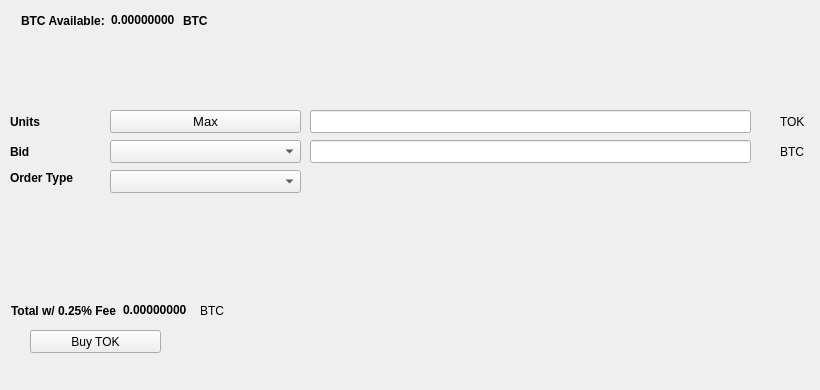
   <widget class="QWidget" name="BuyTab">
    <attribute name="title">
     <string>Buy</string>
    </attribute>
    <widget class="QPushButton" name="BuyTOK">
     <property name="geometry">
      <rect>
       <x>30</x>
       <y>330</y>
       <width>131</width>
       <height>23</height>
      </rect>
     </property>
     <property name="text">
      <string>Buy TOK</string>
     </property>
     <property name="icon">
      <iconset resource="../tokugawa.qrc">
       <normaloff>:/icons/bitcoin</normaloff>:/icons/bitcoin</iconset>
     </property>
    </widget>
    <widget class="QLabel" name="label_3">
     <property name="geometry">
      <rect>
       <x>10</x>
       <y>110</y>
       <width>46</width>
       <height>23</height>
      </rect>
     </property>
     <property name="font">
      <font>
       <weight>75</weight>
       <bold>true</bold>
      </font>
     </property>
     <property name="text">
      <string>Units</string>
     </property>
    </widget>
    <widget class="QLineEdit" name="UnitsInput">
     <property name="geometry">
      <rect>
       <x>310</x>
       <y>110</y>
       <width>441</width>
       <height>23</height>
      </rect>
     </property>
     <property name="font">
      <font>
       <pointsize>9</pointsize>
       <weight>75</weight>
       <bold>true</bold>
      </font>
     </property>
    </widget>
    <widget class="QLineEdit" name="BuyBidPriceEdit">
     <property name="geometry">
      <rect>
       <x>310</x>
       <y>140</y>
       <width>441</width>
       <height>23</height>
      </rect>
     </property>
     <property name="font">
      <font>
       <pointsize>9</pointsize>
       <weight>75</weight>
       <bold>true</bold>
      </font>
     </property>
    </widget>
    <widget class="QLabel" name="label_4">
     <property name="geometry">
      <rect>
       <x>780</x>
       <y>110</y>
       <width>31</width>
       <height>23</height>
      </rect>
     </property>
     <property name="text">
      <string>TOK</string>
     </property>
    </widget>
    <widget class="QLabel" name="label_5">
     <property name="geometry">
      <rect>
       <x>780</x>
       <y>140</y>
       <width>31</width>
       <height>23</height>
      </rect>
     </property>
     <property name="text">
      <string>BTC</string>
     </property>
    </widget>
    <widget class="QLabel" name="label_6">
     <property name="geometry">
      <rect>
       <x>10</x>
       <y>140</y>
       <width>46</width>
       <height>23</height>
      </rect>
     </property>
     <property name="font">
      <font>
       <weight>75</weight>
       <bold>true</bold>
      </font>
     </property>
     <property name="text">
      <string>Bid</string>
     </property>
    </widget>
    <widget class="QLabel" name="label_7">
     <property name="geometry">
      <rect>
       <x>10</x>
       <y>170</y>
       <width>91</width>
       <height>16</height>
      </rect>
     </property>
     <property name="font">
      <font>
       <weight>75</weight>
       <bold>true</bold>
      </font>
     </property>
     <property name="text">
      <string>Order Type</string>
     </property>
    </widget>
    <widget class="QPushButton" name="Buy_Max_Amount">
     <property name="geometry">
      <rect>
       <x>110</x>
       <y>110</y>
       <width>191</width>
       <height>23</height>
      </rect>
     </property>
     <property name="font">
      <font>
       <pointsize>10</pointsize>
      </font>
     </property>
     <property name="text">
      <string>Max</string>
     </property>
    </widget>
    <widget class="QComboBox" name="BuyBidcomboBox">
     <property name="geometry">
      <rect>
       <x>110</x>
       <y>140</y>
       <width>191</width>
       <height>23</height>
      </rect>
     </property>
     <property name="font">
      <font>
       <pointsize>10</pointsize>
      </font>
     </property>
    </widget>
    <widget class="QComboBox" name="buyOrdertypeCombo">
     <property name="geometry">
      <rect>
       <x>110</x>
       <y>170</y>
       <width>191</width>
       <height>23</height>
      </rect>
     </property>
     <property name="font">
      <font>
       <pointsize>10</pointsize>
      </font>
     </property>
    </widget>
    <widget class="QWidget" name="layoutWidget1">
     <property name="geometry">
      <rect>
       <x>21</x>
       <y>11</y>
       <width>227</width>
       <height>19</height>
      </rect>
     </property>
     <layout class="QHBoxLayout" name="horizontalLayout_3">
      <item>
       <widget class="QLabel" name="label232">
        <property name="font">
         <font>
          <weight>75</weight>
          <bold>true</bold>
         </font>
        </property>
        <property name="text">
         <string>BTC Available:</string>
        </property>
       </widget>
      </item>
      <item>
       <widget class="QLabel" name="BtcAvailableLbl">
        <property name="palette">
         <palette>
          <active>
           <colorrole role="WindowText">
            <brush brushstyle="SolidPattern">
             <color alpha="255">
              <red>0</red>
              <green>0</green>
              <blue>0</blue>
             </color>
            </brush>
           </colorrole>
           <colorrole role="Button">
            <brush brushstyle="SolidPattern">
             <color alpha="255">
              <red>0</red>
              <green>170</green>
              <blue>0</blue>
             </color>
            </brush>
           </colorrole>
           <colorrole role="Light">
            <brush brushstyle="SolidPattern">
             <color alpha="255">
              <red>0</red>
              <green>255</green>
              <blue>0</blue>
             </color>
            </brush>
           </colorrole>
           <colorrole role="Midlight">
            <brush brushstyle="SolidPattern">
             <color alpha="255">
              <red>0</red>
              <green>212</green>
              <blue>0</blue>
             </color>
            </brush>
           </colorrole>
           <colorrole role="Dark">
            <brush brushstyle="SolidPattern">
             <color alpha="255">
              <red>0</red>
              <green>85</green>
              <blue>0</blue>
             </color>
            </brush>
           </colorrole>
           <colorrole role="Mid">
            <brush brushstyle="SolidPattern">
             <color alpha="255">
              <red>0</red>
              <green>113</green>
              <blue>0</blue>
             </color>
            </brush>
           </colorrole>
           <colorrole role="Text">
            <brush brushstyle="SolidPattern">
             <color alpha="255">
              <red>0</red>
              <green>170</green>
              <blue>0</blue>
             </color>
            </brush>
           </colorrole>
           <colorrole role="BrightText">
            <brush brushstyle="SolidPattern">
             <color alpha="255">
              <red>255</red>
              <green>255</green>
              <blue>255</blue>
             </color>
            </brush>
           </colorrole>
           <colorrole role="ButtonText">
            <brush brushstyle="SolidPattern">
             <color alpha="255">
              <red>0</red>
              <green>0</green>
              <blue>0</blue>
             </color>
            </brush>
           </colorrole>
           <colorrole role="Base">
            <brush brushstyle="SolidPattern">
             <color alpha="255">
              <red>255</red>
              <green>255</green>
              <blue>255</blue>
             </color>
            </brush>
           </colorrole>
           <colorrole role="Window">
            <brush brushstyle="SolidPattern">
             <color alpha="255">
              <red>0</red>
              <green>170</green>
              <blue>0</blue>
             </color>
            </brush>
           </colorrole>
           <colorrole role="Shadow">
            <brush brushstyle="SolidPattern">
             <color alpha="255">
              <red>0</red>
              <green>0</green>
              <blue>0</blue>
             </color>
            </brush>
           </colorrole>
           <colorrole role="AlternateBase">
            <brush brushstyle="SolidPattern">
             <color alpha="255">
              <red>127</red>
              <green>212</green>
              <blue>127</blue>
             </color>
            </brush>
           </colorrole>
           <colorrole role="ToolTipBase">
            <brush brushstyle="SolidPattern">
             <color alpha="255">
              <red>255</red>
              <green>255</green>
              <blue>220</blue>
             </color>
            </brush>
           </colorrole>
           <colorrole role="ToolTipText">
            <brush brushstyle="SolidPattern">
             <color alpha="255">
              <red>0</red>
              <green>0</green>
              <blue>0</blue>
             </color>
            </brush>
           </colorrole>
          </active>
          <inactive>
           <colorrole role="WindowText">
            <brush brushstyle="SolidPattern">
             <color alpha="255">
              <red>0</red>
              <green>0</green>
              <blue>0</blue>
             </color>
            </brush>
           </colorrole>
           <colorrole role="Button">
            <brush brushstyle="SolidPattern">
             <color alpha="255">
              <red>0</red>
              <green>170</green>
              <blue>0</blue>
             </color>
            </brush>
           </colorrole>
           <colorrole role="Light">
            <brush brushstyle="SolidPattern">
             <color alpha="255">
              <red>0</red>
              <green>255</green>
              <blue>0</blue>
             </color>
            </brush>
           </colorrole>
           <colorrole role="Midlight">
            <brush brushstyle="SolidPattern">
             <color alpha="255">
              <red>0</red>
              <green>212</green>
              <blue>0</blue>
             </color>
            </brush>
           </colorrole>
           <colorrole role="Dark">
            <brush brushstyle="SolidPattern">
             <color alpha="255">
              <red>0</red>
              <green>85</green>
              <blue>0</blue>
             </color>
            </brush>
           </colorrole>
           <colorrole role="Mid">
            <brush brushstyle="SolidPattern">
             <color alpha="255">
              <red>0</red>
              <green>113</green>
              <blue>0</blue>
             </color>
            </brush>
           </colorrole>
           <colorrole role="Text">
            <brush brushstyle="SolidPattern">
             <color alpha="255">
              <red>0</red>
              <green>170</green>
              <blue>0</blue>
             </color>
            </brush>
           </colorrole>
           <colorrole role="BrightText">
            <brush brushstyle="SolidPattern">
             <color alpha="255">
              <red>255</red>
              <green>255</green>
              <blue>255</blue>
             </color>
            </brush>
           </colorrole>
           <colorrole role="ButtonText">
            <brush brushstyle="SolidPattern">
             <color alpha="255">
              <red>0</red>
              <green>0</green>
              <blue>0</blue>
             </color>
            </brush>
           </colorrole>
           <colorrole role="Base">
            <brush brushstyle="SolidPattern">
             <color alpha="255">
              <red>255</red>
              <green>255</green>
              <blue>255</blue>
             </color>
            </brush>
           </colorrole>
           <colorrole role="Window">
            <brush brushstyle="SolidPattern">
             <color alpha="255">
              <red>0</red>
              <green>170</green>
              <blue>0</blue>
             </color>
            </brush>
           </colorrole>
           <colorrole role="Shadow">
            <brush brushstyle="SolidPattern">
             <color alpha="255">
              <red>0</red>
              <green>0</green>
              <blue>0</blue>
             </color>
            </brush>
           </colorrole>
           <colorrole role="AlternateBase">
            <brush brushstyle="SolidPattern">
             <color alpha="255">
              <red>127</red>
              <green>212</green>
              <blue>127</blue>
             </color>
            </brush>
           </colorrole>
           <colorrole role="ToolTipBase">
            <brush brushstyle="SolidPattern">
             <color alpha="255">
              <red>255</red>
              <green>255</green>
              <blue>220</blue>
             </color>
            </brush>
           </colorrole>
           <colorrole role="ToolTipText">
            <brush brushstyle="SolidPattern">
             <color alpha="255">
              <red>0</red>
              <green>0</green>
              <blue>0</blue>
             </color>
            </brush>
           </colorrole>
          </inactive>
          <disabled>
           <colorrole role="WindowText">
            <brush brushstyle="SolidPattern">
             <color alpha="255">
              <red>0</red>
              <green>85</green>
              <blue>0</blue>
             </color>
            </brush>
           </colorrole>
           <colorrole role="Button">
            <brush brushstyle="SolidPattern">
             <color alpha="255">
              <red>0</red>
              <green>170</green>
              <blue>0</blue>
             </color>
            </brush>
           </colorrole>
           <colorrole role="Light">
            <brush brushstyle="SolidPattern">
             <color alpha="255">
              <red>0</red>
              <green>255</green>
              <blue>0</blue>
             </color>
            </brush>
           </colorrole>
           <colorrole role="Midlight">
            <brush brushstyle="SolidPattern">
             <color alpha="255">
              <red>0</red>
              <green>212</green>
              <blue>0</blue>
             </color>
            </brush>
           </colorrole>
           <colorrole role="Dark">
            <brush brushstyle="SolidPattern">
             <color alpha="255">
              <red>0</red>
              <green>85</green>
              <blue>0</blue>
             </color>
            </brush>
           </colorrole>
           <colorrole role="Mid">
            <brush brushstyle="SolidPattern">
             <color alpha="255">
              <red>0</red>
              <green>113</green>
              <blue>0</blue>
             </color>
            </brush>
           </colorrole>
           <colorrole role="Text">
            <brush brushstyle="SolidPattern">
             <color alpha="255">
              <red>0</red>
              <green>85</green>
              <blue>0</blue>
             </color>
            </brush>
           </colorrole>
           <colorrole role="BrightText">
            <brush brushstyle="SolidPattern">
             <color alpha="255">
              <red>255</red>
              <green>255</green>
              <blue>255</blue>
             </color>
            </brush>
           </colorrole>
           <colorrole role="ButtonText">
            <brush brushstyle="SolidPattern">
             <color alpha="255">
              <red>0</red>
              <green>85</green>
              <blue>0</blue>
             </color>
            </brush>
           </colorrole>
           <colorrole role="Base">
            <brush brushstyle="SolidPattern">
             <color alpha="255">
              <red>0</red>
              <green>170</green>
              <blue>0</blue>
             </color>
            </brush>
           </colorrole>
           <colorrole role="Window">
            <brush brushstyle="SolidPattern">
             <color alpha="255">
              <red>0</red>
              <green>170</green>
              <blue>0</blue>
             </color>
            </brush>
           </colorrole>
           <colorrole role="Shadow">
            <brush brushstyle="SolidPattern">
             <color alpha="255">
              <red>0</red>
              <green>0</green>
              <blue>0</blue>
             </color>
            </brush>
           </colorrole>
           <colorrole role="AlternateBase">
            <brush brushstyle="SolidPattern">
             <color alpha="255">
              <red>0</red>
              <green>170</green>
              <blue>0</blue>
             </color>
            </brush>
           </colorrole>
           <colorrole role="ToolTipBase">
            <brush brushstyle="SolidPattern">
             <color alpha="255">
              <red>255</red>
              <green>255</green>
              <blue>220</blue>
             </color>
            </brush>
           </colorrole>
           <colorrole role="ToolTipText">
            <brush brushstyle="SolidPattern">
             <color alpha="255">
              <red>0</red>
              <green>0</green>
              <blue>0</blue>
             </color>
            </brush>
           </colorrole>
          </disabled>
         </palette>
        </property>
        <property name="font">
         <font>
          <weight>75</weight>
          <bold>true</bold>
         </font>
        </property>
        <property name="text">
         <string>0.00000000</string>
        </property>
        <property name="textInteractionFlags">
         <set>Qt::LinksAccessibleByMouse|Qt::TextSelectableByKeyboard|Qt::TextSelectableByMouse</set>
        </property>
       </widget>
      </item>
      <item>
       <widget class="QLabel" name="BtcAvailableLbl_2">
        <property name="font">
         <font>
          <weight>75</weight>
          <bold>true</bold>
         </font>
        </property>
        <property name="text">
         <string>BTC</string>
        </property>
       </widget>
      </item>
     </layout>
    </widget>
    <widget class="QWidget" name="layoutWidge2">
     <property name="geometry">
      <rect>
       <x>11</x>
       <y>301</y>
       <width>259</width>
       <height>19</height>
      </rect>
     </property>
     <layout class="QHBoxLayout" name="horizontalLayout_4">
      <item>
       <widget class="QLabel" name="label_9">
        <property name="font">
         <font>
          <weight>75</weight>
          <bold>true</bold>
         </font>
        </property>
        <property name="text">
         <string>Total w/ 0.25% Fee</string>
        </property>
       </widget>
      </item>
      <item>
       <widget class="QLabel" name="BuyCostLabel">
        <property name="palette">
         <palette>
          <active>
           <colorrole role="WindowText">
            <brush brushstyle="SolidPattern">
             <color alpha="255">
              <red>0</red>
              <green>0</green>
              <blue>0</blue>
             </color>
            </brush>
           </colorrole>
           <colorrole role="Button">
            <brush brushstyle="SolidPattern">
             <color alpha="255">
              <red>0</red>
              <green>170</green>
              <blue>0</blue>
             </color>
            </brush>
           </colorrole>
           <colorrole role="Light">
            <brush brushstyle="SolidPattern">
             <color alpha="255">
              <red>0</red>
              <green>255</green>
              <blue>0</blue>
             </color>
            </brush>
           </colorrole>
           <colorrole role="Midlight">
            <brush brushstyle="SolidPattern">
             <color alpha="255">
              <red>0</red>
              <green>212</green>
              <blue>0</blue>
             </color>
            </brush>
           </colorrole>
           <colorrole role="Dark">
            <brush brushstyle="SolidPattern">
             <color alpha="255">
              <red>0</red>
              <green>85</green>
              <blue>0</blue>
             </color>
            </brush>
           </colorrole>
           <colorrole role="Mid">
            <brush brushstyle="SolidPattern">
             <color alpha="255">
              <red>0</red>
              <green>113</green>
              <blue>0</blue>
             </color>
            </brush>
           </colorrole>
           <colorrole role="Text">
            <brush brushstyle="SolidPattern">
             <color alpha="255">
              <red>0</red>
              <green>170</green>
              <blue>0</blue>
             </color>
            </brush>
           </colorrole>
           <colorrole role="BrightText">
            <brush brushstyle="SolidPattern">
             <color alpha="255">
              <red>255</red>
              <green>255</green>
              <blue>255</blue>
             </color>
            </brush>
           </colorrole>
           <colorrole role="ButtonText">
            <brush brushstyle="SolidPattern">
             <color alpha="255">
              <red>0</red>
              <green>0</green>
              <blue>0</blue>
             </color>
            </brush>
           </colorrole>
           <colorrole role="Base">
            <brush brushstyle="SolidPattern">
             <color alpha="255">
              <red>255</red>
              <green>255</green>
              <blue>255</blue>
             </color>
            </brush>
           </colorrole>
           <colorrole role="Window">
            <brush brushstyle="SolidPattern">
             <color alpha="255">
              <red>0</red>
              <green>170</green>
              <blue>0</blue>
             </color>
            </brush>
           </colorrole>
           <colorrole role="Shadow">
            <brush brushstyle="SolidPattern">
             <color alpha="255">
              <red>0</red>
              <green>0</green>
              <blue>0</blue>
             </color>
            </brush>
           </colorrole>
           <colorrole role="AlternateBase">
            <brush brushstyle="SolidPattern">
             <color alpha="255">
              <red>127</red>
              <green>212</green>
              <blue>127</blue>
             </color>
            </brush>
           </colorrole>
           <colorrole role="ToolTipBase">
            <brush brushstyle="SolidPattern">
             <color alpha="255">
              <red>255</red>
              <green>255</green>
              <blue>220</blue>
             </color>
            </brush>
           </colorrole>
           <colorrole role="ToolTipText">
            <brush brushstyle="SolidPattern">
             <color alpha="255">
              <red>0</red>
              <green>0</green>
              <blue>0</blue>
             </color>
            </brush>
           </colorrole>
          </active>
          <inactive>
           <colorrole role="WindowText">
            <brush brushstyle="SolidPattern">
             <color alpha="255">
              <red>0</red>
              <green>0</green>
              <blue>0</blue>
             </color>
            </brush>
           </colorrole>
           <colorrole role="Button">
            <brush brushstyle="SolidPattern">
             <color alpha="255">
              <red>0</red>
              <green>170</green>
              <blue>0</blue>
             </color>
            </brush>
           </colorrole>
           <colorrole role="Light">
            <brush brushstyle="SolidPattern">
             <color alpha="255">
              <red>0</red>
              <green>255</green>
              <blue>0</blue>
             </color>
            </brush>
           </colorrole>
           <colorrole role="Midlight">
            <brush brushstyle="SolidPattern">
             <color alpha="255">
              <red>0</red>
              <green>212</green>
              <blue>0</blue>
             </color>
            </brush>
           </colorrole>
           <colorrole role="Dark">
            <brush brushstyle="SolidPattern">
             <color alpha="255">
              <red>0</red>
              <green>85</green>
              <blue>0</blue>
             </color>
            </brush>
           </colorrole>
           <colorrole role="Mid">
            <brush brushstyle="SolidPattern">
             <color alpha="255">
              <red>0</red>
              <green>113</green>
              <blue>0</blue>
             </color>
            </brush>
           </colorrole>
           <colorrole role="Text">
            <brush brushstyle="SolidPattern">
             <color alpha="255">
              <red>0</red>
              <green>170</green>
              <blue>0</blue>
             </color>
            </brush>
           </colorrole>
           <colorrole role="BrightText">
            <brush brushstyle="SolidPattern">
             <color alpha="255">
              <red>255</red>
              <green>255</green>
              <blue>255</blue>
             </color>
            </brush>
           </colorrole>
           <colorrole role="ButtonText">
            <brush brushstyle="SolidPattern">
             <color alpha="255">
              <red>0</red>
              <green>0</green>
              <blue>0</blue>
             </color>
            </brush>
           </colorrole>
           <colorrole role="Base">
            <brush brushstyle="SolidPattern">
             <color alpha="255">
              <red>255</red>
              <green>255</green>
              <blue>255</blue>
             </color>
            </brush>
           </colorrole>
           <colorrole role="Window">
            <brush brushstyle="SolidPattern">
             <color alpha="255">
              <red>0</red>
              <green>170</green>
              <blue>0</blue>
             </color>
            </brush>
           </colorrole>
           <colorrole role="Shadow">
            <brush brushstyle="SolidPattern">
             <color alpha="255">
              <red>0</red>
              <green>0</green>
              <blue>0</blue>
             </color>
            </brush>
           </colorrole>
           <colorrole role="AlternateBase">
            <brush brushstyle="SolidPattern">
             <color alpha="255">
              <red>127</red>
              <green>212</green>
              <blue>127</blue>
             </color>
            </brush>
           </colorrole>
           <colorrole role="ToolTipBase">
            <brush brushstyle="SolidPattern">
             <color alpha="255">
              <red>255</red>
              <green>255</green>
              <blue>220</blue>
             </color>
            </brush>
           </colorrole>
           <colorrole role="ToolTipText">
            <brush brushstyle="SolidPattern">
             <color alpha="255">
              <red>0</red>
              <green>0</green>
              <blue>0</blue>
             </color>
            </brush>
           </colorrole>
          </inactive>
          <disabled>
           <colorrole role="WindowText">
            <brush brushstyle="SolidPattern">
             <color alpha="255">
              <red>0</red>
              <green>85</green>
              <blue>0</blue>
             </color>
            </brush>
           </colorrole>
           <colorrole role="Button">
            <brush brushstyle="SolidPattern">
             <color alpha="255">
              <red>0</red>
              <green>170</green>
              <blue>0</blue>
             </color>
            </brush>
           </colorrole>
           <colorrole role="Light">
            <brush brushstyle="SolidPattern">
             <color alpha="255">
              <red>0</red>
              <green>255</green>
              <blue>0</blue>
             </color>
            </brush>
           </colorrole>
           <colorrole role="Midlight">
            <brush brushstyle="SolidPattern">
             <color alpha="255">
              <red>0</red>
              <green>212</green>
              <blue>0</blue>
             </color>
            </brush>
           </colorrole>
           <colorrole role="Dark">
            <brush brushstyle="SolidPattern">
             <color alpha="255">
              <red>0</red>
              <green>85</green>
              <blue>0</blue>
             </color>
            </brush>
           </colorrole>
           <colorrole role="Mid">
            <brush brushstyle="SolidPattern">
             <color alpha="255">
              <red>0</red>
              <green>113</green>
              <blue>0</blue>
             </color>
            </brush>
           </colorrole>
           <colorrole role="Text">
            <brush brushstyle="SolidPattern">
             <color alpha="255">
              <red>0</red>
              <green>85</green>
              <blue>0</blue>
             </color>
            </brush>
           </colorrole>
           <colorrole role="BrightText">
            <brush brushstyle="SolidPattern">
             <color alpha="255">
              <red>255</red>
              <green>255</green>
              <blue>255</blue>
             </color>
            </brush>
           </colorrole>
           <colorrole role="ButtonText">
            <brush brushstyle="SolidPattern">
             <color alpha="255">
              <red>0</red>
              <green>85</green>
              <blue>0</blue>
             </color>
            </brush>
           </colorrole>
           <colorrole role="Base">
            <brush brushstyle="SolidPattern">
             <color alpha="255">
              <red>0</red>
              <green>170</green>
              <blue>0</blue>
             </color>
            </brush>
           </colorrole>
           <colorrole role="Window">
            <brush brushstyle="SolidPattern">
             <color alpha="255">
              <red>0</red>
              <green>170</green>
              <blue>0</blue>
             </color>
            </brush>
           </colorrole>
           <colorrole role="Shadow">
            <brush brushstyle="SolidPattern">
             <color alpha="255">
              <red>0</red>
              <green>0</green>
              <blue>0</blue>
             </color>
            </brush>
           </colorrole>
           <colorrole role="AlternateBase">
            <brush brushstyle="SolidPattern">
             <color alpha="255">
              <red>0</red>
              <green>170</green>
              <blue>0</blue>
             </color>
            </brush>
           </colorrole>
           <colorrole role="ToolTipBase">
            <brush brushstyle="SolidPattern">
             <color alpha="255">
              <red>255</red>
              <green>255</green>
              <blue>220</blue>
             </color>
            </brush>
           </colorrole>
           <colorrole role="ToolTipText">
            <brush brushstyle="SolidPattern">
             <color alpha="255">
              <red>0</red>
              <green>0</green>
              <blue>0</blue>
             </color>
            </brush>
           </colorrole>
          </disabled>
         </palette>
        </property>
        <property name="font">
         <font>
          <weight>75</weight>
          <bold>true</bold>
         </font>
        </property>
        <property name="autoFillBackground">
         <bool>false</bool>
        </property>
        <property name="text">
         <string>0.00000000</string>
        </property>
        <property name="textInteractionFlags">
         <set>Qt::LinksAccessibleByMouse|Qt::TextSelectableByMouse</set>
        </property>
       </widget>
      </item>
      <item>
       <widget class="QLabel" name="label_10">
        <property name="font">
         <font>
          <weight>50</weight>
          <bold>false</bold>
         </font>
        </property>
        <property name="text">
         <string>BTC</string>
        </property>
       </widget>
      </item>
     </layout>
    </widget>
    <widget class="QLabel" name="label_24">
     <property name="geometry">
      <rect>
       <x>460</x>
       <y>300</y>
       <width>281</width>
       <height>81</height>
      </rect>
     </property>
     <property name="text">
      <string/>
     </property>
     <property name="pixmap">
      <pixmap>:/images/bittrex</pixmap>
     </property>
    </widget>
   </widget>
